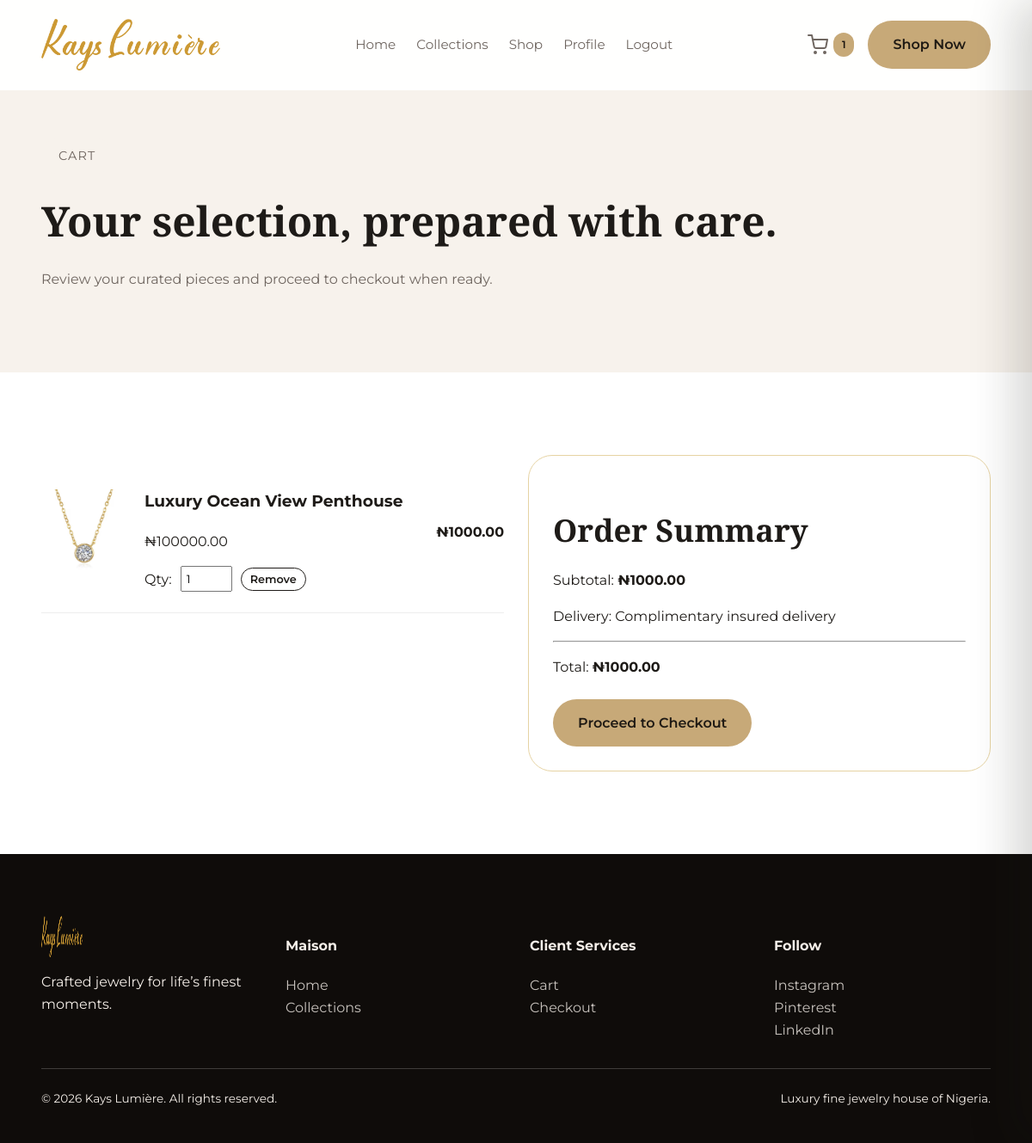
The page /orders/cart/ (signed in) on the database its author committed.
### orders/models.py (models this page shows, shortened)
class CartItem(models.Model):
    cart = models.ForeignKey(Cart, related_name='items', on_delete=models.CASCADE)
    product = models.ForeignKey(Product, on_delete=models.CASCADE)
    quantity = models.PositiveIntegerField(default=1)
    @property
    def total_price(self):
        price = self.product.discount_price if self.product.discount_price else self.product.price
        return price * self.quantity

### store/models.py (models this page shows, shortened)
class Product(models.Model):
    name = models.CharField(max_length=200)
    slug = models.SlugField(unique=True, blank=True)
    description = models.TextField()
    price = models.DecimalField(max_digits=10, decimal_places=2)
    discount_price = models.DecimalField(max_digits=10, decimal_places=2, blank=True, null=True)
    category = models.ForeignKey(Category, on_delete=models.SET_NULL, null=True, related_name='products')
    collection = models.ForeignKey(Collection, on_delete=models.SET_NULL, null=True, blank=True, related_name='products')
    stock_quantity = models.PositiveIntegerField(default=0)
    image = models.ImageField(upload_to='products/')
    is_featured = models.BooleanField(default=False)
    recommended_products = models.ManyToManyField('self', blank=True, symmetrical=False, related_name='recommended_by')
    created_at = models.DateTimeField(auto_now_add=True)

### orders/views.py (the view)
# urls.py: path('cart/', views.cart_view, name='cart'),
@login_required
def cart_view(request):
    cart, created = Cart.objects.get_or_create(user=request.user)
    return render(request, 'cart.html', {
        'cart': cart,
        'cart_items': cart.items.all(),
        'total_price': cart.total_price
    })

### orders/context_processors.py (called while the page is built)
def cart_count(request):
    if request.user.is_authenticated:
        try:
            cart = Cart.objects.get(user=request.user)
            return {'cart_item_count': cart.items.count()}
        except Cart.DoesNotExist:
            return {'cart_item_count': 0}
    return {'cart_item_count': 0}

### orders/models.py (called while the page is built)
    @property
    def total_price(self):
        return sum(item.total_price for item in self.items.all())

### templates/cart.html (shortened to what this page needs)
{% extends 'base.html' %}
{% load static %}
{% block content %}
    <section class="page-hero">
      <div class="container editorial-animate">
        <span class="pill">Cart</span>
        <h1>Your selection, prepared with care.</h1>
        <p class="section-subtitle">
          Review your curated pieces and proceed to checkout when ready.
        </p>
      </div>
    </section>
    <section class="section fade-in">
      <div class="container grid grid-2">
        <div data-cart-items>
          {% if cart_items %}
            {% for item in cart_items %}
            <div class="cart-item" data-item-id="{{ item.id }}" style="display: flex; gap: 20px; margin-bottom: 24px; border-bottom: 1px solid #eee; padding-bottom: 24px;">
              <img src="{{ item.product.image.url }}" alt="{{ item.product.name }}" style="width: 100px; height: 100px; object-fit: cover;">
              <div style="flex: 1;">
                <h3>{{ item.product.name }}</h3>
                <p>₦{{ item.product.price }}</p>
                <div style="display: flex; align-items: center; gap: 10px; margin-top: 10px;">
                  <label>Qty:</label>
                  <input type="number" value="{{ item.quantity }}" min="1" max="{{ item.product.stock_quantity }}" class="qty-input" onchange="updateQuantity({{ item.id }}, this.value)" style="width: 60px; padding: 5px;">
                  <button class="btn btn-outline" style="padding: 5px 10px; font-size: 0.8rem;" onclick="removeItem({{ item.id }})">Remove</button>
                </div>
              </div>
              <div class="item-total">
                <strong>₦{{ item.total_price }}</strong>
              </div>
            </div>
            {% endfor %}
          {% else %}
            <p>Your cart is empty.</p>
            <a href="{% url 'shop' %}" class="btn btn-gold">Continue Shopping</a>
          {% endif %}
        </div>
        {% if cart_items %}
        <div class="summary">
          <h2 class="section-title">Order Summary</h2>
          <p>Subtotal: <strong data-cart-subtotal>₦{{ total_price }}</strong></p>
          <p>Delivery: Complimentary insured delivery</p>
          <hr />
          <p>Total: <strong data-cart-total>₦{{ total_price }}</strong></p>
          <div style="margin-top: 24px">
            <a class="btn btn-gold" href="{% url 'checkout' %}">Proceed to Checkout</a>
          </div>
        </div>
        {% endif %}
      </div>
    </section>
{% endblock %}

### static/css/style.css (style rules this page uses)
:root { --bg: #ffffff; --ivory: #f7f2ec; --champagne: #e7d8c8; --gold: #c7a978; --gold-subtle: #E6D3A3; --ink: #1e1b18; --muted: #6f6660; --border: #E6D3A3; --shadow: 0 24px 60px rgba(30, 27, 24, 0.12); --radius: 28px; --transition: 0.4s ease; }
* { box-sizing: border-box; }
html { scroll-behavior: smooth; }
body { margin: 0; font-family: "Montserrat", sans-serif; background: var(--bg); color: var(--ink); line-height: 1.6; }
img { max-width: 100%; display: block; }
a { color: inherit; text-decoration: none; }
button, input, textarea, select { font-family: inherit; }
.container { width: min(1200px, 92%); margin: 0 auto; }
.section { padding: 96px 0; }
.section-title { font-family: "Playfair Display", serif; font-size: clamp(2rem, 3vw, 3rem); margin-bottom: 16px; }
.section-subtitle { color: var(--muted); max-width: 640px; }
.pill { display: inline-flex; align-items: center; gap: 10px; padding: 10px 20px; border-radius: 999px; background: var(--ivory); color: var(--muted); font-size: 0.9rem; letter-spacing: 0.08em; text-transform: uppercase; }
.btn { display: inline-flex; align-items: center; gap: 10px; padding: 14px 28px; border-radius: 999px; border: 1px solid transparent; background: var(--ink); color: #fff; font-weight: 600; transition: transform var(--transition), box-shadow var(--transition), background var(--transition); }
.btn-outline { background: transparent; border-color: var(--ink); color: var(--ink); }
.btn-gold { background: var(--gold); color: #1f1a14; }
.grid { display: grid; gap: 28px; }
.grid-2 { grid-template-columns: repeat(auto-fit, minmax(280px, 1fr)); }
.editorial-animate { opacity: 0; transform: translateY(16px); animation: editorial-fade 0.9s ease forwards; }
.page-hero { padding: 160px 0 80px; background: var(--ivory); }
.page-hero h1 { font-family: "Playfair Display", serif; font-size: clamp(2.4rem, 4vw, 3.6rem); margin: 16px 0 12px; }
.summary { border: 1px solid var(--border); border-radius: var(--radius); padding: 28px; background: #fff; }
.cart-item { display: grid; grid-template-columns: 110px 1fr auto; gap: 20px; align-items: center; padding: 20px 0; border-bottom: 1px solid var(--border); }
.cart-item img { border-radius: 18px; aspect-ratio: 3 / 4; object-fit: cover; }
.fade-in { opacity: 0; transform: translateY(20px); transition: opacity 0.8s ease, transform 0.8s ease; }
.fade-in.visible { opacity: 1; transform: translateY(0); }

### rows shown on the page
CartItem: product.image (picture), product.name "Luxury Ocean View Penthouse", product.price "100000.00", quantity "1", total_price "1000.00"

### other values the page prints
{{ cart_item_count|default:"0" }} "1"
{{ total_price }} "1000.00"
